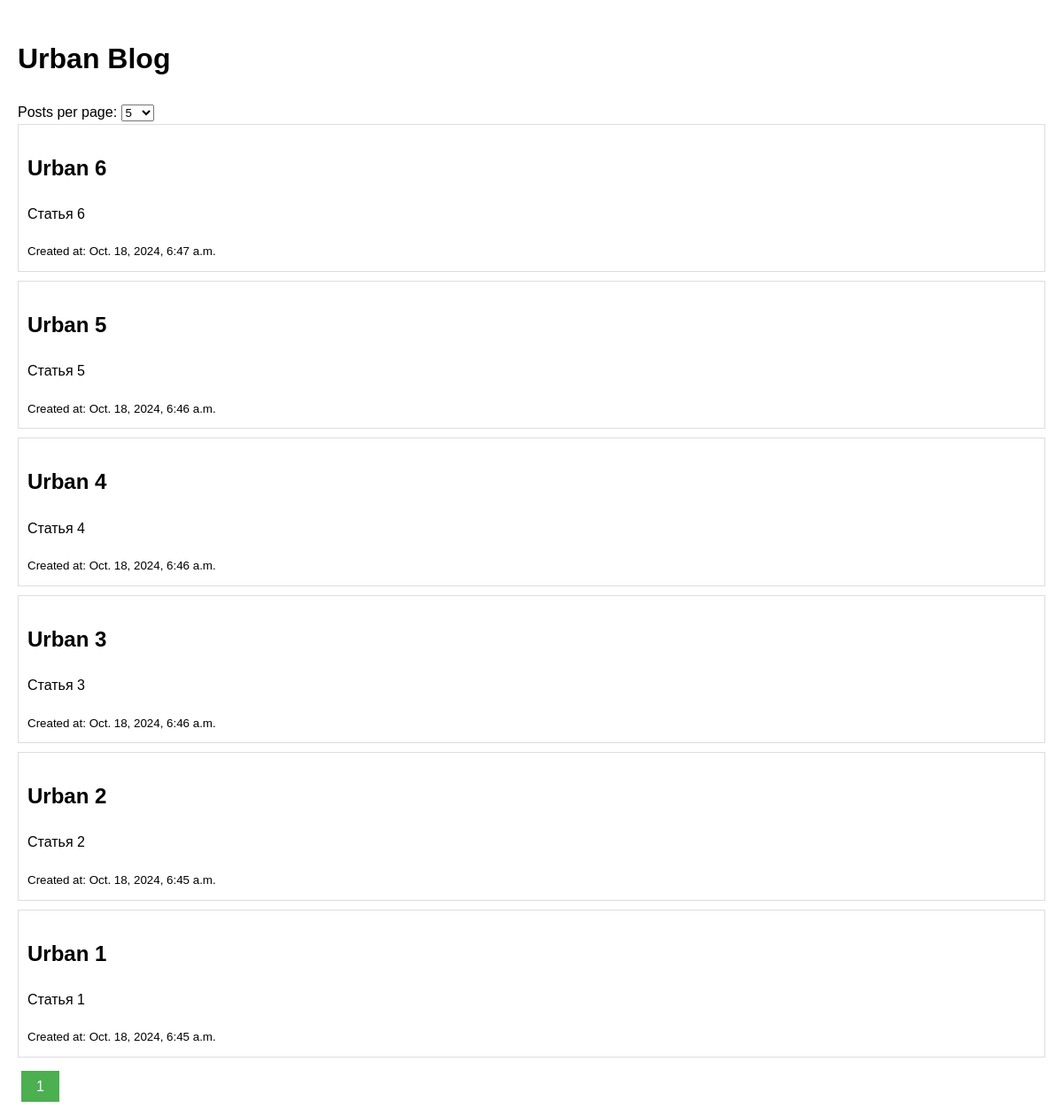
The page / on the database its author committed.
### Blog/models.py (models this page shows, shortened)
class Post(models.Model):
    title = models.CharField(max_length=255)
    content = models.TextField()
    created_at = models.DateTimeField(auto_now_add=True)

### Blog/views.py (the view)
# urls.py: path('', post_list, name='post_list'),
def post_list(request):
    posts = Post.objects.all().order_by('-created_at')
    posts_per_page = request.GET.get('posts_per_page', 10)
    paginator = Paginator(posts, int(posts_per_page))
    page_number = request.GET.get('page')
    try:
        page_posts = paginator.page(page_number)
    except PageNotAnInteger:
        page_posts = paginator.page(1)
    except EmptyPage:
        page_posts = paginator.page(paginator.num_pages)
    return render(request, 'post_list.html', {
        'page_posts': page_posts,
        'posts_per_page': posts_per_page
    })

### templates/post_list.html (shortened to what this page needs)
<!DOCTYPE html>
<html lang="en">
<head>
</head>
<body>
    <h1>Urban Blog</h1>
    <form method="get">
        <label for="posts_per_page">Posts per page:</label>
        <select name="posts_per_page" id="posts_per_page" onchange="this.form.submit()">
            <option value="1" {% if posts_per_page == "5" %}selected{% endif %}>5</option>
        </select>
    </form>
    {% for post in page_posts %}
        <div class="post">
            <h2>{{ post.title }}</h2>
            <p>{{ post.content }}</p>
            <small>Created at: {{ post.created_at }}</small>
        </div>
    {% empty %}
        <p>No posts available.</p>
    {% endfor %}
    <div class="pagination">
        {% for num in page_posts.paginator.page_range %}
            {% if page_posts.number == num %}
                <a class="active" href="?page={{ num }}&posts_per_page={{ posts_per_page }}">{{ num }}</a>
            {% elif num > page_posts.number|add:'-3' and num < page_posts.number|add:'3' %}
                <a href="?page={{ num }}&posts_per_page={{ posts_per_page }}">{{ num }}</a>
            {% endif %}
        {% endfor %}
    </div>
</body>
</html>

### templates/post_list.html (style rules this page uses)
body { font-family: Arial, sans-serif; line-height: 1.6; margin: 0; padding: 20px; }
.post { border: 1px solid #ddd; padding: 10px; margin-bottom: 10px; }
.pagination { margin-top: 20px; }
.pagination a { color: black; padding: 8px 16px; text-decoration: none; transition: background-color .3s; border: 1px solid #ddd; margin: 0 4px; }
.pagination a.active { background-color: #4CAF50; color: white; border: 1px solid #4CAF50; }

### rows shown on the page
Post: title "Urban 6", content "Статья 6", created_at "Oct. 18, 2024, 6:47 a.m."
Post: title "Urban 5", content "Статья 5", created_at "Oct. 18, 2024, 6:46 a.m."
Post: title "Urban 4", content "Статья 4", created_at "Oct. 18, 2024, 6:46 a.m."
Post: title "Urban 3", content "Статья 3", created_at "Oct. 18, 2024, 6:46 a.m."
Post: title "Urban 2", content "Статья 2", created_at "Oct. 18, 2024, 6:45 a.m."
Post: title "Urban 1", content "Статья 1", created_at "Oct. 18, 2024, 6:45 a.m."

### other values the page prints
{{ num }} "1"
